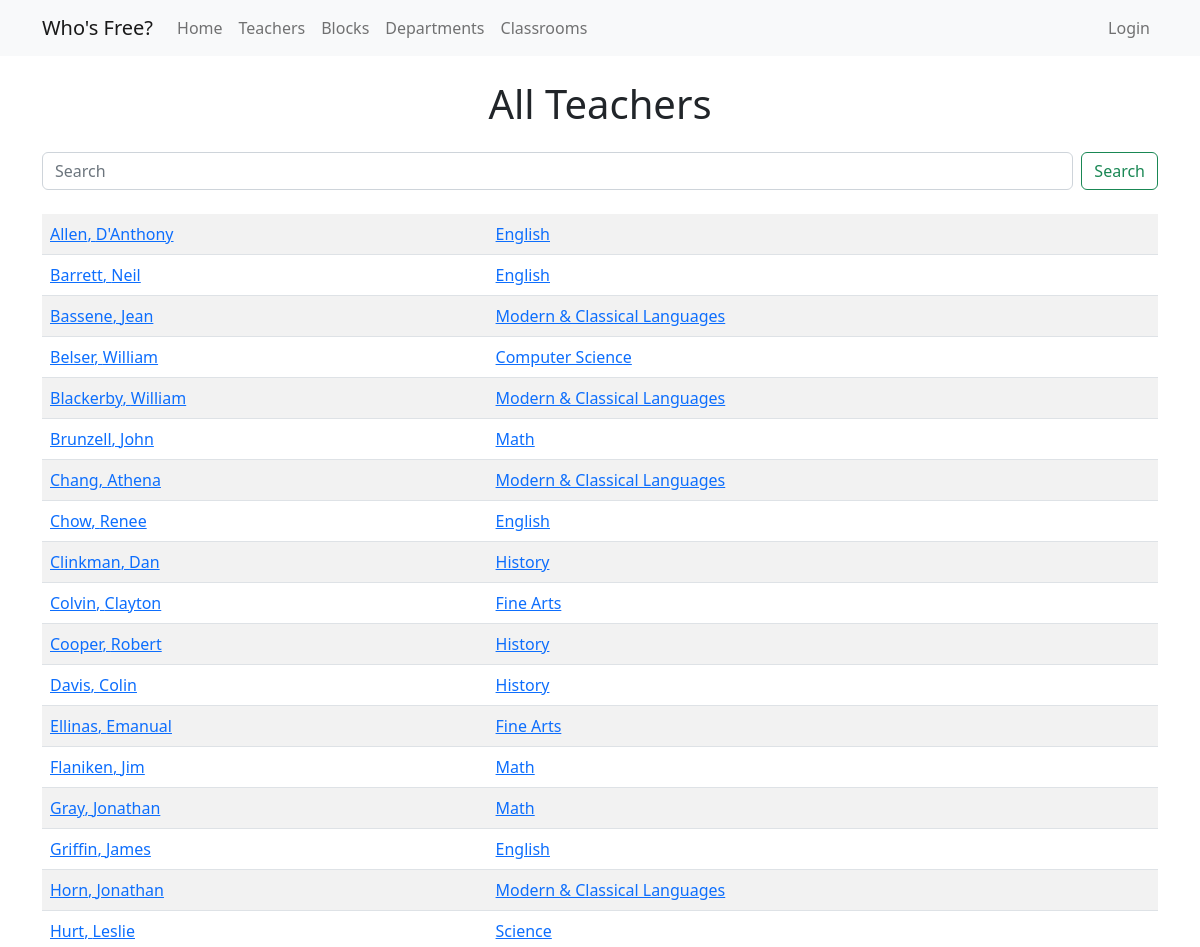
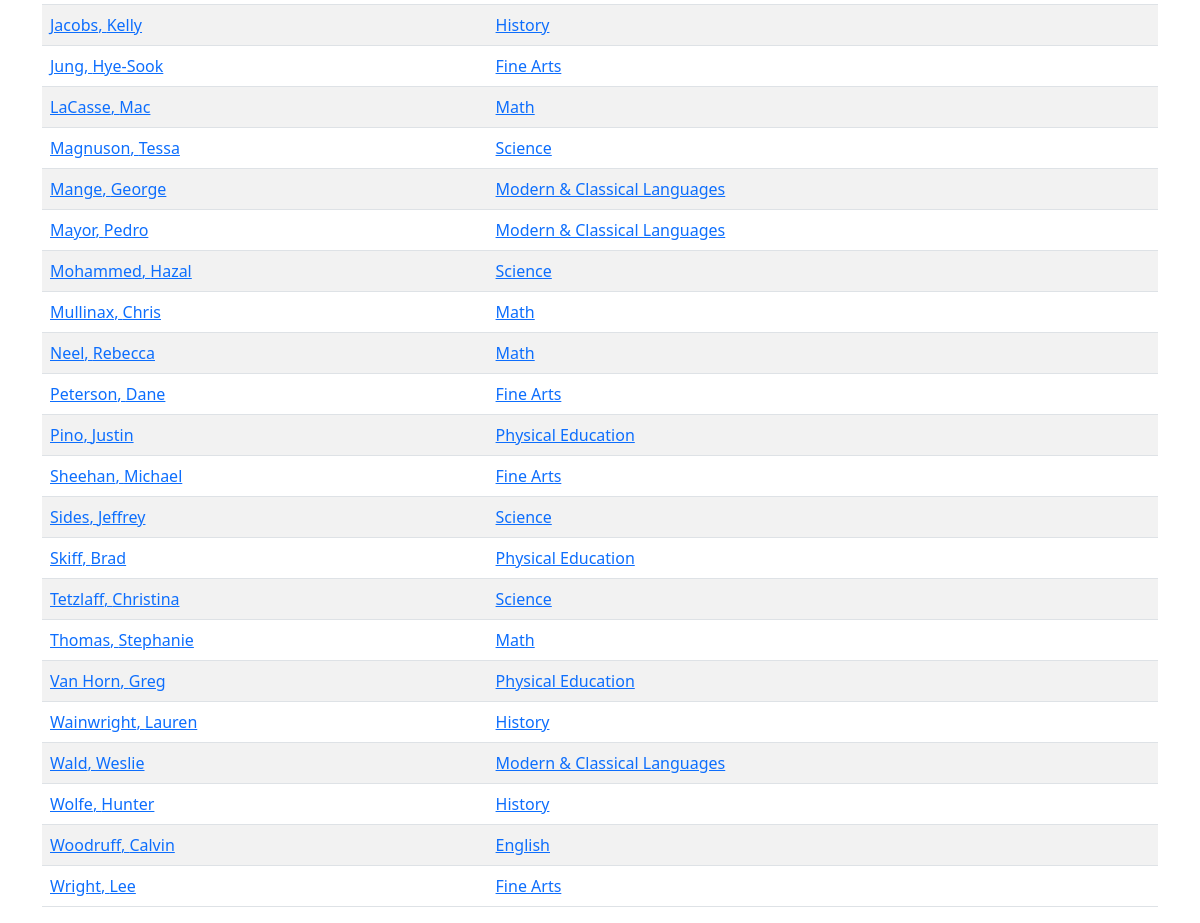
The app's page /teachers.php with its own data (2 pictures, top to bottom).
### tables this page shows
CREATE TABLE `teachers` (
  `id` int(11) NOT NULL,
  `last_name` varchar(45) NOT NULL,
  `first_name` varchar(45) NOT NULL,
  `department_id` int(11) NOT NULL,
  `email` varchar(100) DEFAULT NULL
);

### app/helpers.php (called while the page is built, shortened)
<?php
function view($name, $model = '', $data = '', $free = '', $or = '', $fr = '') {
  require(APP_PATH . "views/layout.view.php");
}
function get_department($id) {
  $departments = [
    1 => "English",
    2 => "History",
    3 => "Math",
    4 => "Science",
    5 => "Fine Arts",
    6 => "Modern & Classical Languages",
    7 => "Physical Education",
    8 => "Computer Science"
  ];
    return $departments[$id];
}

### teachers.php (called while the page is built, shortened)
<?php
$view_bag = [
  'title' => 'Teachers',
  'heading' => 'All Teachers'
];
if (isset($_GET['search'])) {
  $view_bag['heading'] = "Results for {$_GET['search']}";
  $teachers = Data::search_teachers($_GET['search']);
} else {
  $teachers = Data::get_teachers();
}
view('teachers', $teachers);

### app/data/dataprovider.class.php (called while the page is built, shortened)
<?php
class DataProvider
{
  function __construct($source) {
    $this->source = $source;
  }
  public function get_teachers() {
    return $this->query('SELECT * FROM teachers ORDER BY last_name;', [], 'Teacher');
  }
  private function connect() {
    try {
      return new PDO($this->source, CONFIG['db_user'], CONFIG['db_password']);
    } catch (PDOException $e) {
      return null;
    }
  }
  private function query($sql, $sql_params = [], $class = '') {
    $db = $this->connect();
    if (empty($sql_params)) {
      $query = $db->query($sql);
    } else {
      $query = $db->prepare($sql);
      $query->execute($sql_params);
    }
    if ($query === false) {
      return [];
    } else {
      $data = $query->fetchAll(PDO::FETCH_CLASS, $class);
      return $data;
    }
  }
}

### app/data/data.class.php (called while the page is built, shortened)
<?php
require('dataprovider.class.php');
class Data
{
  static private $ds;
  static public function initialize(DataProvider $data_provider) {
    return self::$ds = $data_provider;
  }
  static public function get_teachers() {
    return self::$ds->get_teachers();
  }
}

### views/teachers.view.php (the view)
<div class="row mt-4 mb-4">
  <form class="d-flex me-4" role="search" action="teachers.php" method="get">
    <input class="form-control me-2" name="search" id="search" type="search" placeholder="Search" aria-label="Search">
    <button class="btn btn-outline-success" type="submit">Search</button>
  </form>
</div>
<table class="table table-striped">
  <?php foreach ($model as $teacher) : ?>
    <tr>
      <td>
        <a href="teacher-detail.php?teacher=<?= $teacher->id; ?>">
          <?= $teacher->last_name . ', ' . $teacher->first_name; ?>
        </a>
      </td>
      <td>
        <a href="department-detail.php?dept=<?= $teacher->department_id ?>"><?= get_department($teacher->department_id); ?></a>
      </td>
    </tr>
  <?php endforeach; ?>
</table>

### records on screen
teachers: last_name "Allen", first_name "D'Anthony", department "English"
teachers: last_name "Barrett", first_name "Neil", department "English"
teachers: last_name "Bassene", first_name "Jean", department "Modern & Classical Languages"
teachers: last_name "Belser", first_name "William", department "Computer Science"
teachers: last_name "Blackerby", first_name "William", department "Modern & Classical Languages"
teachers: last_name "Brunzell", first_name "John", department "Math"
teachers: last_name "Chang", first_name "Athena", department "Modern & Classical Languages"
teachers: last_name "Chow", first_name "Renee", department "English"
teachers: last_name "Clinkman", first_name "Dan", department "History"
teachers: last_name "Colvin", first_name "Clayton", department "Fine Arts"
teachers: last_name "Cooper", first_name "Robert", department "History"
teachers: last_name "Davis", first_name "Colin", department "History"
teachers: last_name "Ellinas", first_name "Emanual", department "Fine Arts"
teachers: last_name "Flaniken", first_name "Jim", department "Math"
teachers: last_name "Gray", first_name "Jonathan", department "Math"
teachers: last_name "Griffin", first_name "James", department "English"
teachers: last_name "Horn", first_name "Jonathan", department "Modern & Classical Languages"
teachers: last_name "Hurt", first_name "Leslie", department "Science"
teachers: last_name "Jacobs", first_name "Kelly", department "History"
teachers: last_name "Jung", first_name "Hye-Sook", department "Fine Arts"
teachers: last_name "LaCasse", first_name "Mac", department "Math"
teachers: last_name "Magnuson", first_name "Tessa", department "Science"
teachers: last_name "Mange", first_name "George", department "Modern & Classical Languages"
teachers: last_name "Mayor", first_name "Pedro", department "Modern & Classical Languages"
teachers: last_name "Mohammed", first_name "Hazal", department "Science"
teachers: last_name "Mullinax", first_name "Chris", department "Math"
teachers: last_name "Neel", first_name "Rebecca", department "Math"
teachers: last_name "Peterson", first_name "Dane", department "Fine Arts"
teachers: last_name "Pino", first_name "Justin", department "Physical Education"
teachers: last_name "Sheehan", first_name "Michael", department "Fine Arts"
teachers: last_name "Sides", first_name "Jeffrey", department "Science"
teachers: last_name "Skiff", first_name "Brad", department "Physical Education"
teachers: last_name "Tetzlaff", first_name "Christina", department "Science"
teachers: last_name "Thomas", first_name "Stephanie", department "Math"
teachers: last_name "Van Horn", first_name "Greg", department "Physical Education"
teachers: last_name "Wainwright", first_name "Lauren", department "History"
teachers: last_name "Wald", first_name "Weslie", department "Modern & Classical Languages"
teachers: last_name "Wolfe", first_name "Hunter", department "History"
teachers: last_name "Woodruff", first_name "Calvin", department "English"
teachers: last_name "Wright", first_name "Lee", department "Fine Arts"

### other values on screen
$view_bag['heading'] "All Teachers"
